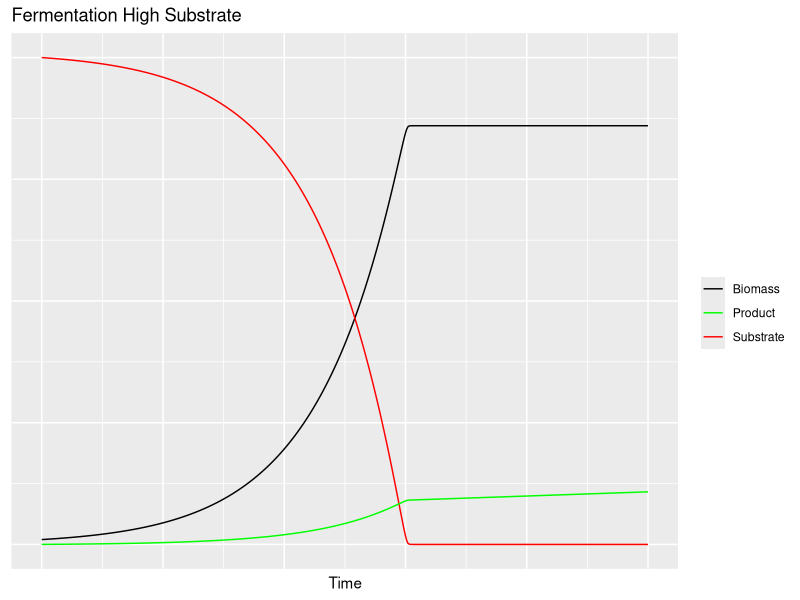
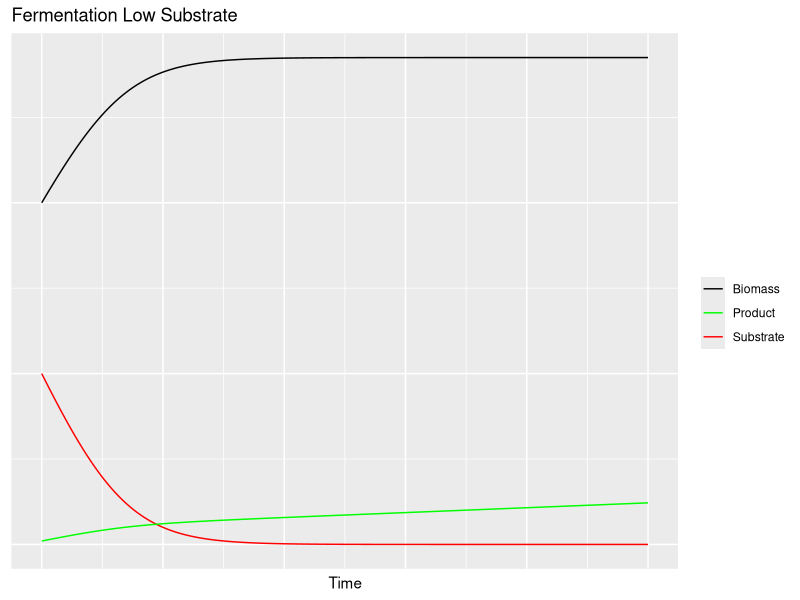
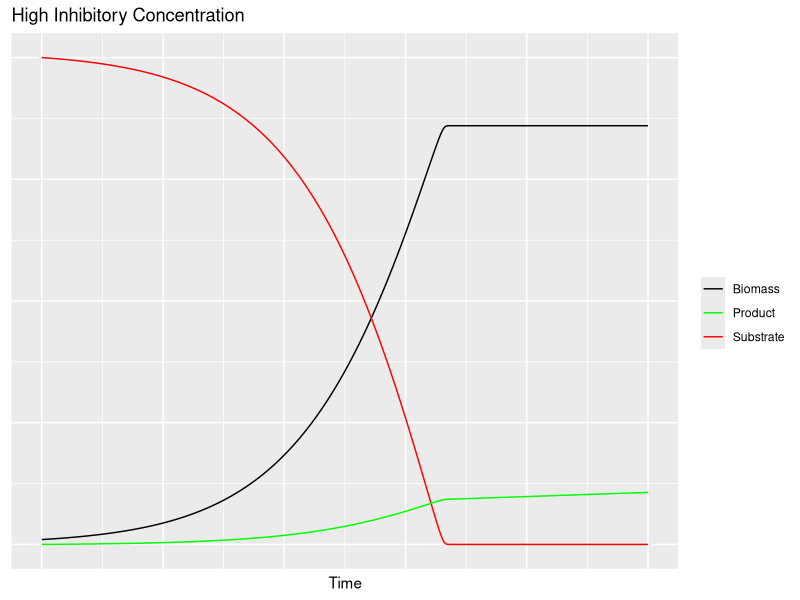
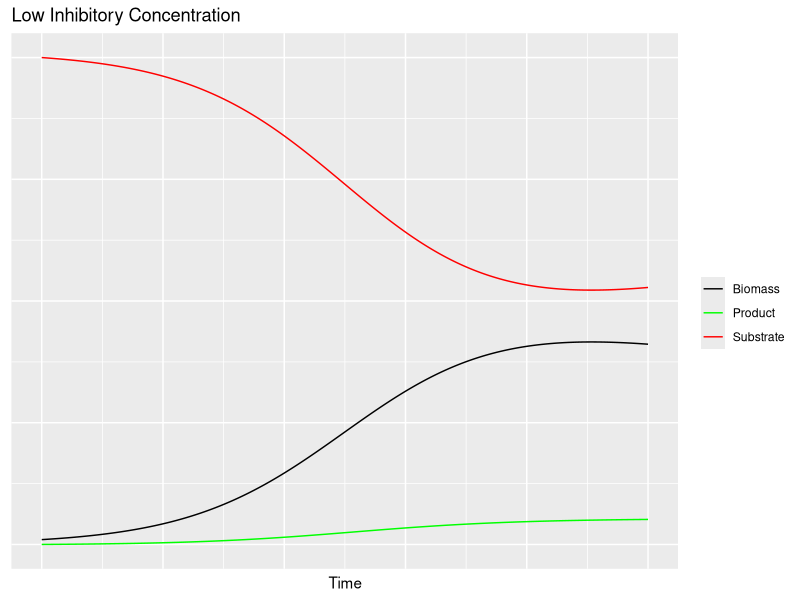

R code for these plots, in order:
#MIT License
#Copyright (c) 2021 Octavio Gonzalez-Lugo 

#Permission is hereby granted, free of charge, to any person obtaining a copy
#of this software and associated documentation files (the "Software"), to deal
#in the Software without restriction, including without limitation the rights
#to use, copy, modify, merge, publish, distribute, sublicense, and/or sell
#copies of the Software, and to permit persons to whom the Software is
#furnished to do so, subject to the following conditions:
#The above copyright notice and this permission notice shall be included in all
#copies or substantial portions of the Software.
#THE SOFTWARE IS PROVIDED "AS IS", WITHOUT WARRANTY OF ANY KIND, EXPRESS OR
#IMPLIED, INCLUDING BUT NOT LIMITED TO THE WARRANTIES OF MERCHANTABILITY,
#FITNESS FOR A PARTICULAR PURPOSE AND NONINFRINGEMENT. IN NO EVENT SHALL THE
#AUTHORS OR COPYRIGHT HOLDERS BE LIABLE FOR ANY CLAIM, DAMAGES OR OTHER
#LIABILITY, WHETHER IN AN ACTION OF CONTRACT, TORT OR OTHERWISE, ARISING FROM,
#OUT OF OR IN CONNECTION WITH THE SOFTWARE OR THE USE OR OTHER DEALINGS IN THE
#SOFTWARE.
#@author: Octavio Gonzalez-Lugo

###############################################################################
# Loading packages 
###############################################################################

library(deSolve)
library(ggplot2)

###############################################################################
#Solver function
###############################################################################

solveModel<- function(Model,InitialConditions,ModelParameters,ColumnNames,MinMax){
  #Solves numerically an ODE system model,returns a formated dataframe
  #Model             -> function, Model to be solved
  #InitialConditions -> list, Initial conditions for the ODE system 
  #ModelParameters   -> list, Parameters of the ODE model 
  #ColumnNames       -> list, names of the columns for the dataframe 
  #MinMax            -> bool, controlls if a minmax normalization is applied to the data. 
  times <- seq(0, 5, by = 0.01)
  out <- ode(InitialConditions,times,Model,ModelParameters,method="rk4")
  if (MinMax){
    dims<-dim(out)
    for (k in 2:dims[2]){
      out[,k]<-MinMaxNormalization(out[,k])
    }
  }
  ModelData<-data.frame(out)
  colnames(ModelData)<-ColumnNames
  ModelData
}

Monod<-function(S,Um,Ks){
  rate<-Um*S/(S+Ks)
  rate
}

###############################################################################
# Plot Functions
###############################################################################

MakeMonodFermentationPlot<-function(inputData,PlotTitle){
  #Returns a ggplot
  #inputData  -> model data
  #ColumNames -> Names for the columns in the data
  #PlotTitle  -> Title for the plot
  ModelData<-inputData
  
  graphContainer<-ggplot(data=ModelData,aes(x=Time,y=Biomass,color="Biomass"))+geom_line()+
    geom_line(aes(y=Substrate,color="Substrate"))+
    geom_line(aes(y=Product,color="Product"))+
    scale_color_manual(values=c("Biomass"="black","Substrate"="red","Product"="green"))+
    labs(title=PlotTitle,color=" ")+
    theme(axis.title.y = element_blank(),axis.text.y = element_blank(),axis.ticks.y = element_blank(),axis.text.x = element_blank(),axis.ticks.x = element_blank())
  show(graphContainer)
}

###############################################################################
#Models
###############################################################################

MonodFermentationModel <- function(t,Y,params){
  
  #Simple organic matter decomposition model 
  #t      -> integration time value 
  # 
  #Y      -> list Values for the function to be evaluated 
  #          Y[1]  -> Foward and reverse primer content
  #          Y[2]  -> Sample DNA foward and reverse strand
  #          Y[3]  -> Complex sampleDNA-primer foward and reverse 
  #
  #params -> Parameters of the ODE system model 
  #         Um      -> Max growth rate
  #         Ks      -> Substrate constant
  #         Yxs     -> Substrate yield coefficient
  #         k1      -> Product formation constant
  #         k2      -> Product formation constant
  #    
  
  with(as.list(c(Y,params)),{
    
    dXdt=Monod(Y[2],Um,Ks)*Y[1]
    dSdt=-(Monod(Y[2],Um,Ks)*Y[1])/Yxs
    dPdt=(k1+k2*Monod(Y[2],Um,Ks))*Y[1]
    
    list(c(dXdt,dSdt,dPdt))
  })
}

params <- c(Um=1.5,Ks=0.751,Yxs=0.85,k1=0.01,k2=0.1)
Y <- c(1,100,0.01)

columnNames<-c("Time","Biomass","Substrate","Product")
fermentationData<-solveModel(MonodFermentationModel,Y,params,columnNames,FALSE)
MakeMonodFermentationPlot(fermentationData,"Fermentation High Substrate")

params <- c(Um=1.5,Ks=0.751,Yxs=0.85,k1=0.01,k2=0.1)
Y <- c(1,0.5,0.01)

columnNames<-c("Time","Biomass","Substrate","Product")
fermentationData<-solveModel(MonodFermentationModel,Y,params,columnNames,FALSE)
MakeMonodFermentationPlot(fermentationData,"Fermentation Low Substrate")

###############################################################################
#Models
###############################################################################

MonodFermentationInhibitionModel <- function(t,Y,params){
  
  #Simple organic matter decomposition model 
  #t      -> integration time value 
  # 
  #Y      -> list Values for the function to be evaluated 
  #          Y[1]  -> Foward and reverse primer content
  #          Y[2]  -> Sample DNA foward and reverse strand
  #          Y[3]  -> Complex sampleDNA-primer foward and reverse 
  #
  #params -> Parameters of the ODE system model 
  #         Um      -> Max growth rate
  #         Ks      -> Substrate constant
  #         Yxs     -> Substrate yield coefficient
  #         k1      -> Product formation constant
  #         k2      -> Product formation constant
  #         cp      -> Product inhibitory concentration
  
  with(as.list(c(Y,params)),{
    
    dXdt=((1-Y[3]/cp))*Monod(Y[2],Um,Ks)*Y[1]
    dSdt=-(((1-Y[3]/cp))*Monod(Y[2],Um,Ks)*Y[1])/Yxs
    dPdt=(k1+k2*((1-Y[3]/cp))*Monod(Y[2],Um,Ks))*Y[1]
    
    list(c(dXdt,dSdt,dPdt))
  })
}

params <- c(Um=1.5,Ks=0.751,Yxs=0.85,k1=0.01,k2=0.1,cp=25)
Y <- c(1,100,0.01)

columnNames<-c("Time","Biomass","Substrate","Product")
fermentationData<-solveModel(MonodFermentationInhibitionModel,Y,params,columnNames,FALSE)
MakeMonodFermentationPlot(fermentationData,"High Inhibitory Concentration")

params <- c(Um=1.5,Ks=0.751,Yxs=0.85,k1=0.01,k2=0.1,cp=5)
Y <- c(1,100,0.01)

columnNames<-c("Time","Biomass","Substrate","Product")
fermentationData<-solveModel(MonodFermentationInhibitionModel,Y,params,columnNames,FALSE)
MakeMonodFermentationPlot(fermentationData,"Low Inhibitory Concentration")
